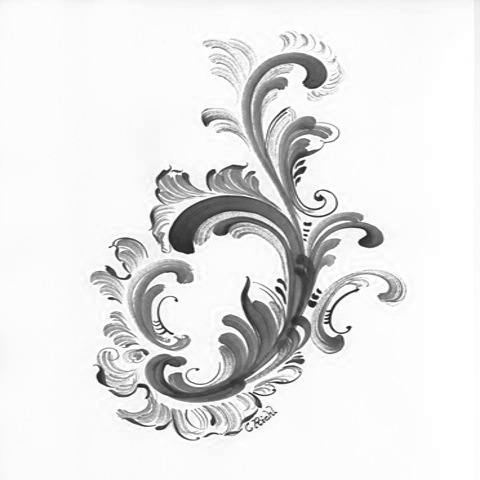
%> input picture pic/1_gray.jpg, 480 x 480 px
$ octave test_code_temp.m   (GNU Octave 9; MATLAB toolbox functions it lacks are replaced by stand-ins)
%> lines starting %> are read from the running program, lines starting %| are printed output that depends on the picture; in (x1, y1, x2, y2) boxes, pixels count from 0 and x2, y2 are one past the last pixel; in counts of white or black regions, pixels touching at a corner belong together; the program's own positions count from 1
clear all; close all ;
getd = @(p)path(p,path);
getd('../lib/toolbox_signal/');
getd('../lib/toolbox_general/');
getd('../lib/toolbox_graph/');
getd('../lib/Tubeplot/');

%%
t=0:(2*pi/100):(2*pi);
x=cos(t*2).*(2+sin(t*3)*.3);
y=sin(t*2).*(2+sin(t*3)*.3);
z=cos(t*3)*.3;
tubeplot(x,y,z,0.1,t,25)
%> (this line was passed over: tubeplot is not available in this run)
axis equal;

%%
% [21 lines of commented-out code are left out]


%% test for gabor filter
clear;
clc;

img = imread('../pic/1_gray.jpg');
%> img is the input picture: size 480x480 uint8; min 18, max 255, mean 230.9
rawimg =double(imread('../pic/1.jpg'));
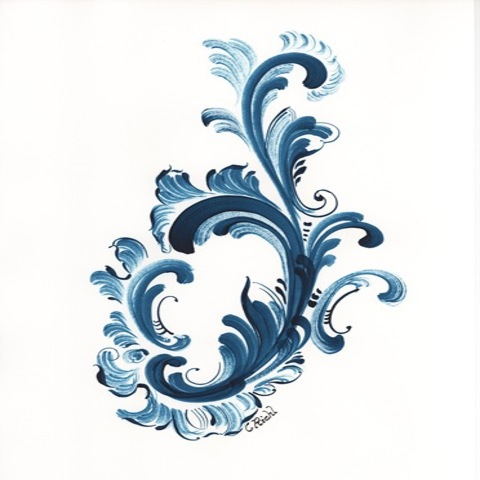
%> input picture pic/1.jpg, 480 x 480 px

% img = zeros(100);
% img(45:54,:)=255;


if size(img,3) == 3
    img = rgb2gray(img);
end
img = im2double(img);
%> img: size 480x480 double
mask = img<(200/255);
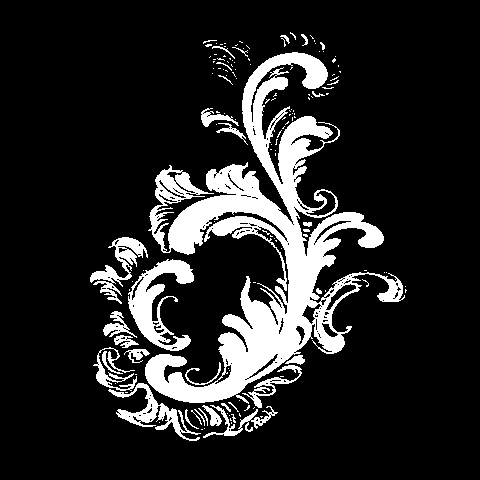
%> mask: size 480x480 logical; 15.3% white; 146 white regions (114 under 20 px), largest, box (x1, y1, x2, y2) and area: (145, 52, 405, 404) 26242, (128, 259, 194, 351) 2488, (108, 383, 201, 441) 1258
%> the run ends on the next line
for j=1:8
    scaleratio=0.2+0.1*j;
    s_I = imresize(img,scaleratio);
    test = padarray(s_I, [10 10], 'symmetric');
    theta = [-8:7]/16*pi;
    for i = 1:length(theta)
       r = gaborkernel2d(test,0,3,theta(i),0,0.5,1);
